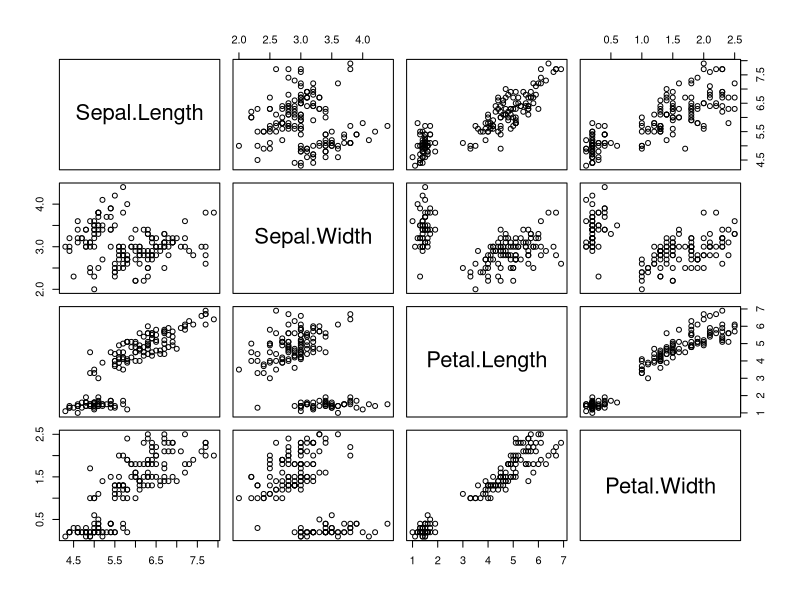
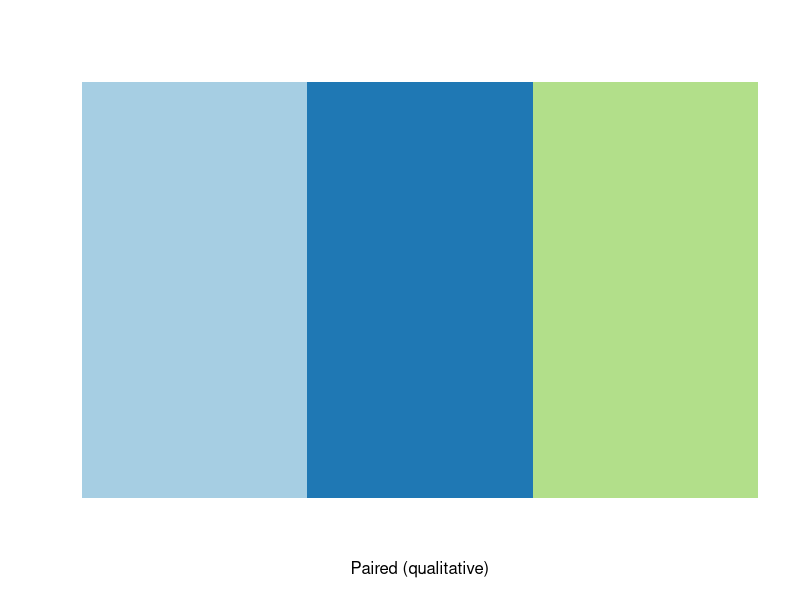
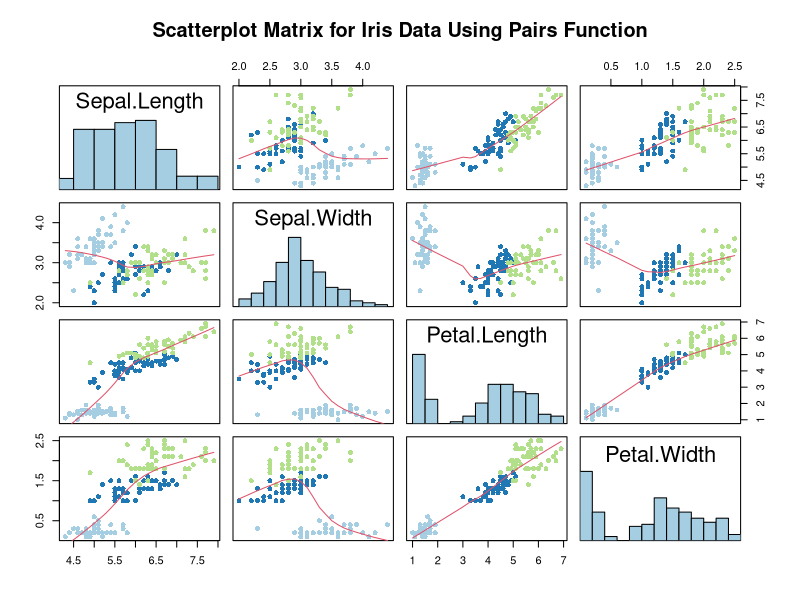
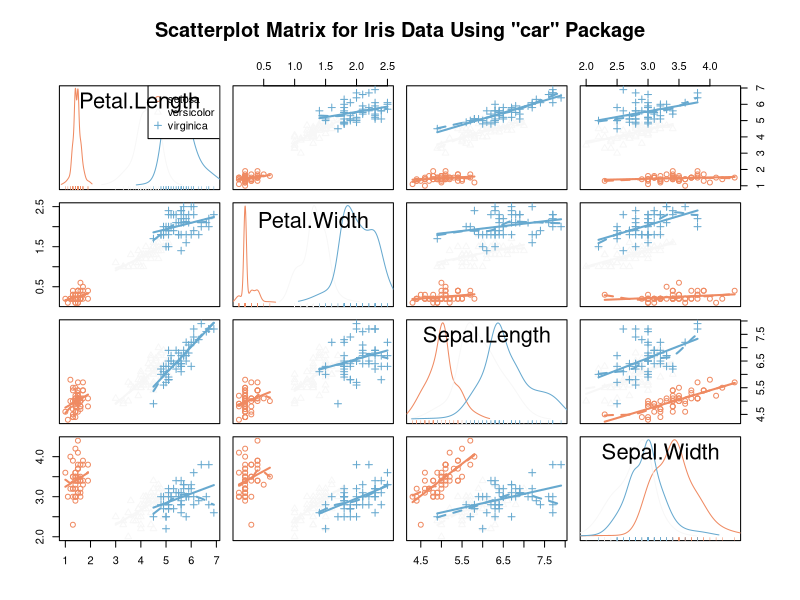

These charts were generated, in order, by the following R code:
# R Statistics Essential Training
# Ex08_03
# # Look at association of several quantitative variables to eachother  
# By creating scatterplot matrices


# Load data
?iris
data(iris)
iris[1:5, ] # observe first 5 rows

# Standard scatterplot matrix - not very illuminating 
pairs(iris[1:4])


# Fancy scatterplot using packages - RColorBrewer 
require("RColorBrewer")
?RColorBrewer
display.brewer.pal(3, "Paired") # select 3 colors from paired


# Put hstograms on diagonal (from "pairs" help)
panel.hist <- function(x, ...)
{
  usr <- par("usr"); on.exit(par(usr))
  par(usr = c(usr[1:2], 0, 1.5))
  h <- hist(x, plot = FALSE)
  breaks <- h$breaks; nB <- length(breaks)
  y <- h$counts; y <- y/max(y)
  rect(breaks[-nB], 0, breaks[-1], y, ...)
  # Removed "col = "cyan" from code block; original below
  # rect(breaks[-nB], 0, breaks[-1], y, col = "cyan", ...) 
}

# Materialize scatterplot using info from previously constructed diagonals
pairs(iris[1:4],
      panel = panel.smooth, # optional smoother 
      main = "Scatterplot Matrix for Iris Data Using Pairs Function",
      diag.panel = panel.hist,
      pch = 16, 
      col = brewer.pal(3, "Paired")[unclass(iris$Species)])
# Right now, diagonal pairs (Sepal.Length, Sepal.Width, Petal.Lenght, Petal.Width not appearing)

# Use car package
library(car)
scatterplotMatrix(~Petal.Length + Petal.Width + Sepal.Length + Sepal.Width | Species,
                  data = iris,
                  col = brewer.pal(3, "RdBu"),
                  main = "Scatterplot Matrix for Iris Data Using \"car\" Package")

# Clean up
palette("default")
detach("package:RColorBrewer", unload = TRUE)
detach("package:car", unload = TRUE)
rm(list = ls())
dev.off()
